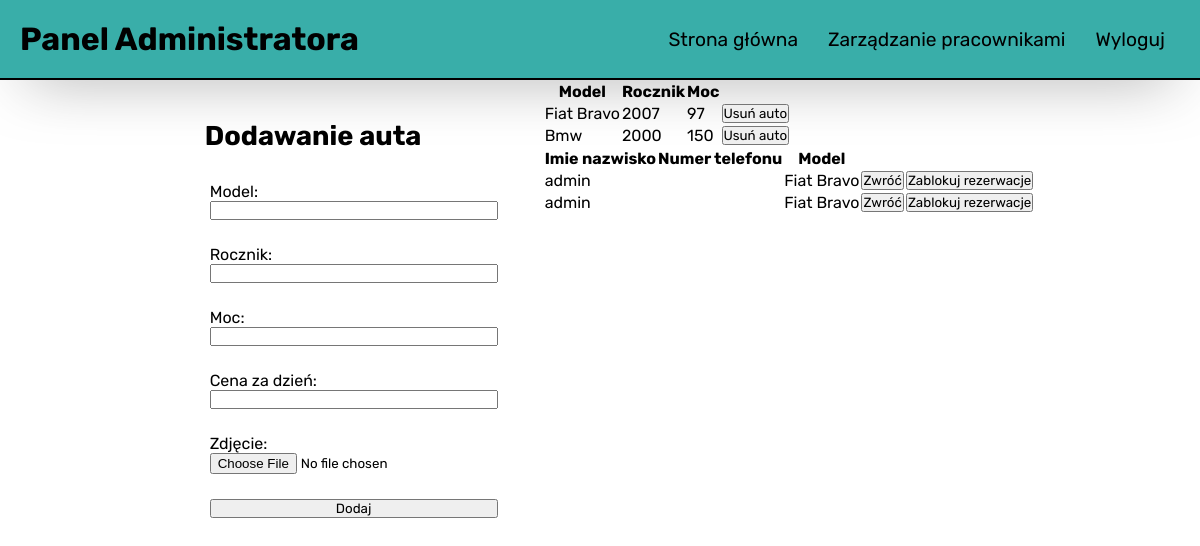
The page /adminPanel.php (signed in) on the database as committed earlier.
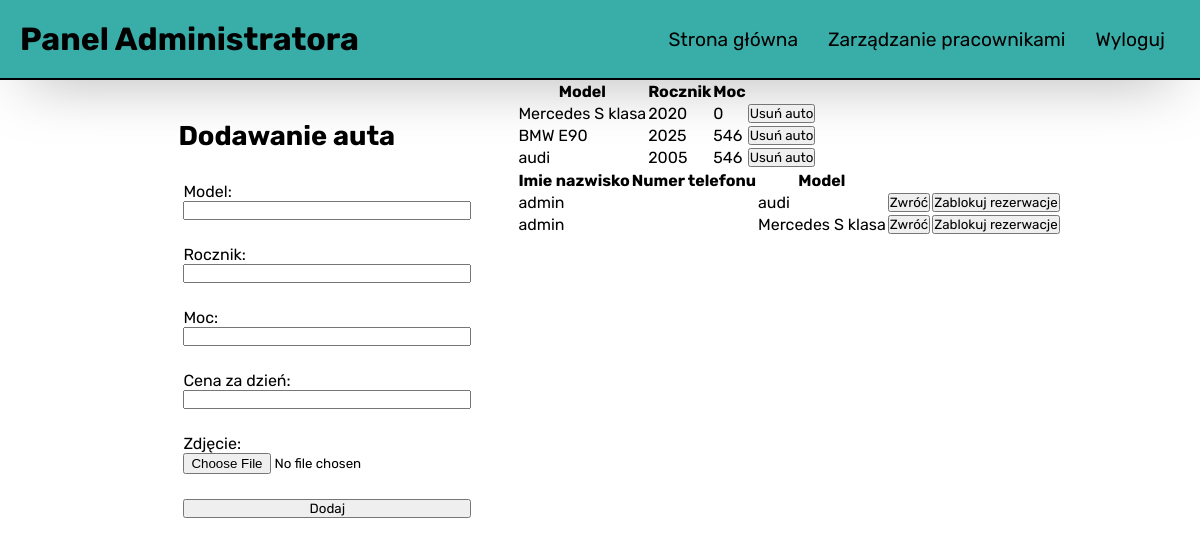
The same page on the database as committed later.
### tables this page shows
CREATE TABLE `cars` (
  `id` int(11) NOT NULL,
  `price` int(11) NOT NULL DEFAULT 150,
  `model` text NOT NULL,
  `year` text NOT NULL,
  `power` int(11) NOT NULL,
  `photo` text NOT NULL,
  `reserved` tinyint(1) NOT NULL
);

CREATE TABLE `rentals` (
  `id` int(11) NOT NULL,
  `car_id` int(11) NOT NULL,
  `user_id` int(11) NOT NULL
);

CREATE TABLE `users` (
  `id` int(11) NOT NULL,
  `fullName` text NOT NULL,
  `login` text NOT NULL,
  `password` text NOT NULL,
  `birthDate` text NOT NULL,
  `pesel` text NOT NULL,
  `street` text NOT NULL,
  `buildingNumber` text NOT NULL,
  `city` text NOT NULL,
  `user_type` tinyint(1) NOT NULL
);

### adminPanel.php (the view, shortened to what the changed rows need)
<!DOCTYPE html>
<html lang="en">
<head>
    <link rel="stylesheet" href="style.css">
</head>
<body>
    <header>
        <div class="logo">
            <h1>Panel Administratora</h1>
        </div>
    </header>
    <div class="panel">
        <div class="formBox admin">
            <h2>Dodawanie auta</h2>
        </div>
        <div class="tables">
            <div class="deletingCar">
                <table>
                    <thead>
                        <tr>
                            <th>Model</th>
                            <th>Rocznik</th>
                            <th>Moc</th>
                            <th></th>
                        </tr>
                    </thead>
                    <?php
                    require "./backend/db_connect.php";
                    $all_cars = "SELECT * FROM CARS";
                    $cars_result = $mysqli->query($all_cars);
                    if ($cars_result->num_rows == 0) {
                        echo "<div>Brak samochodów</div>";
                    } else {
                        $cars_result->fetch_all(MYSQLI_ASSOC);
                        foreach ($cars_result as $car) {
                            echo "<tr>";
                            echo "<td>" . $car["model"] . "</td>";
                            echo "<td>" . $car["year"] . "</td>";
                            echo "<td>" . $car["power"] . "</td>";
                            echo "<td>";
                            echo "<form action='#' method='POST'>";
                            echo "<input type='submit' value='Usuń auto' class='delete'name='deleteCar'>";
                            echo "</form>";
                            echo "</td>";
                            echo "</tr>";
                        }
                    }
                    ?>
                </table>
            </div>
            <div class="editRentals">
                <table>
                    <thead>
                        <tr>
                            <th>Imie nazwisko</th>
                            <th>Numer telefonu</th>
                            <th>Model</th>
                            <th></th>
                            <th></th>
                        </tr>
                    </thead>
                    <?php
                    $all_rentals = $mysqli->query("SELECT rentals.block,users.fullName, users.phoneNumber, cars.model,rentals.id,cars.id as car_id FROM users, cars,rentals WHERE users.id=rentals.user_id AND cars.id=rentals.car_id");
                    $all_rentals_fetched = $all_rentals->fetch_all(MYSQLI_ASSOC);
                    foreach ($all_rentals_fetched as $single_rental) {
                        echo "<form action='#' method='POST'>";
                        echo "<td>" . $single_rental["fullName"] . "</td>";
                        echo "<td>" . $single_rental["phoneNumber"] . "</td>";
                        echo "<td>" . $single_rental["model"] . "</td>";
                        echo "<td>";
                        echo "<input type='submit' value='Zwróć' class='delete' name='return'>";
                        echo "</td>";
                        echo "<td>";
                        if ($single_rental["block"] == 0) {
                            echo "<input type='submit' value='Zablokuj rezerwacje' class='delete' name='block'>";
                        } else {
                            echo "<input type='submit' value='Odblokuj rezerwacje' class='delete' name='unBlock'>";
                        }
                        echo "</td>";
                        echo "</form>";
                    }
                    ?>
                </table>
            </div>
        </div>
    </div>
</body>
</html>

Rows that differ between the two databases and show on the page:
removed cars: model "Fiat Bravo", year "2007", power "97"
removed cars: model "Bmw", year "2000", power "150"
removed rentals: user.fullName "admin", car.model "Fiat Bravo"
removed rentals: user.fullName "admin", car.model "Fiat Bravo"
added cars: model "Mercedes S klasa", year "2020", power "0"
added cars: model "BMW E90", year "2025", power "546"
added cars: model "audi", year "2005", power "546"
added rentals: user.fullName "admin", car.model "audi"
added rentals: user.fullName "admin", car.model "Mercedes S klasa"
